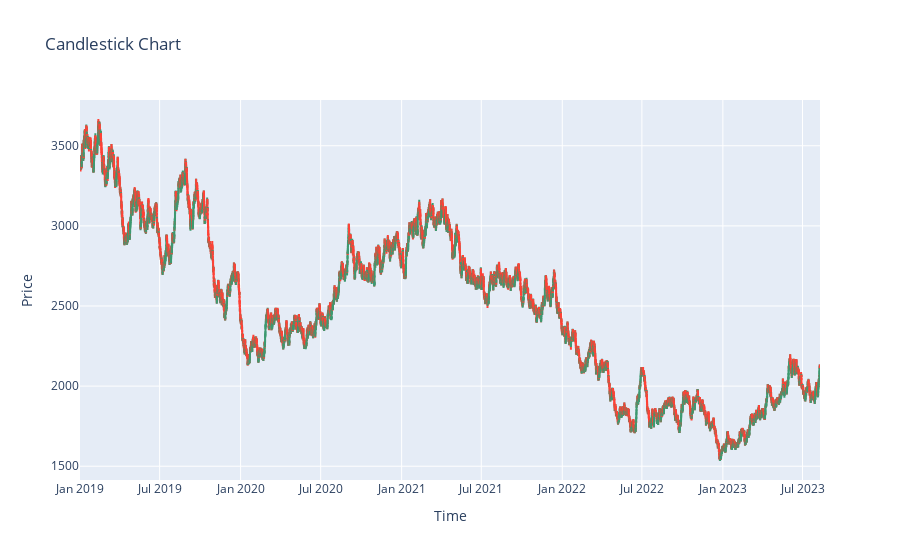

The notebook cell saved with this chart:
### Code cell
import pandas as pd
import plotly.graph_objects as go

def plot_candlestick_chart(csv_file_path):
    df = pd.read_csv(csv_file_path)

    df['time'] = pd.to_datetime(df['time'])

    fig = go.Figure(data=[go.Candlestick(x=df['time'],
    open=df['open'],
    high=df['high'],
    low=df['low'],
    close=df['close'])])

    fig.update_layout(title='Candlestick Chart',
    xaxis_title='Time',
    yaxis_title='Price',
    xaxis_rangeslider_visible=False)

    fig.show()

csv_file_path = 'v25_H4.csv'
plot_candlestick_chart(csv_file_path)

### Figure 1 — Plotly figure (JSON) as saved in the notebook; plotly's stock layout.template omitted (floating-point values rounded to 4 significant figures; data arrays with more than 128 entries replaced by an {"elided": "..."} marker saying what was removed)
{"data": [{"close": {"elided": "10090 float values"}, "high": {"elided": "10090 float values"}, "low": {"elided": "10090 float values"}, "open": {"elided": "10090 float values"}, "type": "candlestick", "x": {"elided": "10090 str values"}}], "layout": {"title": {"text": "Candlestick Chart"}, "xaxis": {"rangeslider": {"visible": false}, "title": {"text": "Time"}}, "yaxis": {"title": {"text": "Price"}}}}
